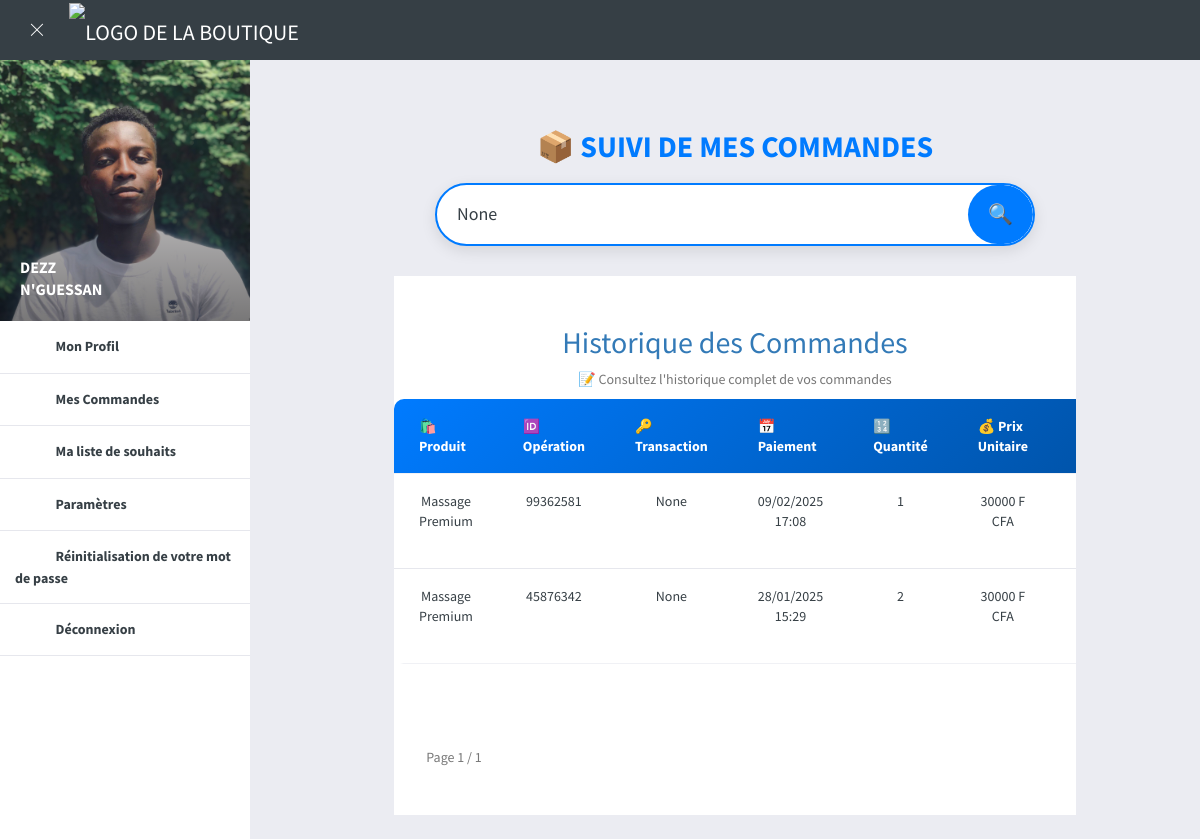
The page /client/commande (signed in) on the database its author committed.
### customer/models.py (models this page shows, shortened)
class Customer(models.Model):
    user = models.OneToOneField(User, related_name='customer', on_delete=models.CASCADE)
    adresse = models.TextField()
    photo = models.ImageField(upload_to="clients/photo", null=True)
    contact_1 = models.CharField(max_length=15)
    contact_2 = models.CharField(max_length=15, null=True)
    ville = models.ForeignKey(City, on_delete=models.SET_NULL, null=True, blank=True)
    pays = models.CharField(max_length=155, null=True)
    date_add = models.DateTimeField(auto_now_add=True)
    date_update = models.DateTimeField(auto_now=True)
    status = models.BooleanField(default=True)

class ProduitPanier(models.Model):
    produit = models.ForeignKey('shop.Produit', related_name="commande", on_delete=models.CASCADE)
    panier = models.ForeignKey(Panier, related_name="produit_panier", on_delete=models.CASCADE, null=True)
    commande = models.ForeignKey(Commande, related_name="produit_commande", on_delete=models.CASCADE, null=True)
    quantite = models.IntegerField(default=1)
    date_add = models.DateTimeField(auto_now_add=True)
    date_update = models.DateTimeField(auto_now=True)
    status = models.BooleanField(default=True)
    class Meta:
        verbose_name = 'Produit Panier/Commande'
        verbose_name_plural = 'Produits Panier/Commande'
    @property
    def total(self):
        if self.produit.check_promotion:
            return self.produit.prix_promotionnel * self.quantite
        else:
            return self.produit.prix * self.quantite

class Commande(models.Model):
    customer = models.ForeignKey(Customer, on_delete=models.CASCADE, related_name="user_commande", null=True)
    id_paiment = models.CharField( max_length=50, null=True)
    payment_token = models.CharField(max_length=250, null=True)
    payment_url = models.TextField(null=True)
    transaction_id = models.TextField(null=True)
    api_response_id = models.CharField(max_length=50, null=True)
    crypto = models.CharField(max_length=50, null=True)
    prix_total = models.FloatField()
    date_add = models.DateTimeField(auto_now_add=True)
    date_update = models.DateTimeField(auto_now=True)
    status = models.BooleanField(default=True)
    recu_paiement = models.FileField(upload_to="fichiers/paiements", null=True)
    class Meta:
        verbose_name = 'Commande'
        verbose_name_plural = 'Commandes'

### shop/models.py (models this page shows, shortened)
class Produit(models.Model):
    nom = models.CharField(max_length=254)
    description = models.TextField()
    description_deal = models.TextField()
    prix_promotionnel = models.FloatField(default=0)
    prix = models.FloatField()
    quantite = models.IntegerField(null=True, blank=True)
    date_debut_promo = models.DateField(null=True, blank=True)
    date_fin_promo = models.DateField(null=True, blank=True)
    categorie_etab = models.ForeignKey(CategorieEtablissement, related_name="produit_etab", on_delete=models.CASCADE, null=True, blank=True)
    categorie = models.ForeignKey(CategorieProduit, related_name="produit", on_delete=models.CASCADE)
    etablissement = models.ForeignKey(Etablissement, related_name="produits", on_delete=models.CASCADE)
    image = models.ImageField(upload_to='produis/images', default="b-1.jpg")
    image_2 = models.ImageField(upload_to='produis/images', default="b-1.jpg")
    image_3 = models.ImageField(upload_to='produis/images', default="b-1.jpg")
    super_deal = models.BooleanField(default=False)
    date_add = models.DateTimeField(auto_now_add=True)
    date_update = models.DateTimeField(auto_now=True)
    status = models.BooleanField(default=True)
    slug = models.SlugField(unique=True, editable=False, null=True,  blank=True)
    @property
    def check_promotion(self):
        result = True
        if self.date_debut_promo:
            if self.date_debut_promo > datetime.date.today():
                result = False
        else:
            result = False
        if self.date_fin_promo:
            if self.date_fin_promo < datetime.date.today():
                result = False
        else:
            result=False
        return result

### client/views.py (the view)
# urls.py: path('commande', views.commande, name="commande"),
@login_required
def commande(request):
    user = request.user
    try:
        customer = user.customer
    except:
        return redirect('index')
    commandes = Commande.objects.filter(customer=customer).order_by('-date_add')
    query = request.GET.get('q')
    if query:
        commandes = commandes.filter(
            Q(transaction_id__icontains=query) |
            Q(date_add__icontains=query) |
            Q(produit_commande__produit__nom__icontains=query)
        ).distinct()
    paginator = Paginator(commandes, 10)  # 10 commandes par page
    page = request.GET.get('page')
    commandes_paginated = paginator.get_page(page)
    commandes_data = []
    for commande in commandes_paginated:
        produits_commande = ProduitPanier.objects.filter(commande=commande).select_related('produit')
        commandes_data.append({
            'commande': commande,
            'produits': produits_commande,
        })
    datas = {
        'user': user,
        'customer': customer,
        'commandes_data': commandes_data,
        'commandes_paginated': commandes_paginated,
        'query': query
    }
    return render(request, 'commande.html', datas)

### website/context_processors.py (called while the page is built)
def categories(request):
    cat = models.CategorieEtablissement.objects.filter(status=True)
    return {'cat':cat}

def site_infos(request):
    try:
        infos = config_models.SiteInfo.objects.latest('date_add')
    except:
        infos = None
    return {'infos':infos}

def cities(request):
    cities = City.objects.all()
    return {'cities': cities}

def galeries(request):
    galerie = config_models.Galerie.objects.filter(status=True)[:6]
    return {'galeries':galerie}

def horaires(request):
    horaire = config_models.Horaire.objects.filter(status=True)
    return {'horaires':horaire}

### client/templates/commande.html (shortened to what this page needs)
{% extends 'base2.html' %}
{% load static %}
{% block content %}
<div class="pageWrap">
    <div class="pageContent extended">
        <div class="container">
            <h1 class="pageTitle">📦 Suivi de Mes Commandes</h1>
            <div class="search-bar-container">
                <form method="GET" class="search-bar-form">
                    <div class="search-bar">
                        <input type="text" name="q" class="search-input" placeholder="🔎 Rechercher une commande (ID, produit, date)" value="{{ query }}">
                        <button type="submit" class="search-button">🔍</button>
                    </div>
                </form>
            </div>
            <div class="box box-without-bottom-padding">
                <h2 class="text-primary text-center">Historique des Commandes</h2>
                <p class="text-muted text-center mb-4">📝 Consultez l'historique complet de vos commandes</p>
                <div class="tableWrap dataTable table-responsive js-select">
                    <table class="table table-hover">
                        <thead>
                            <tr>
                                <th>🛍️ Produit</th>
                                <th>🆔 Opération</th>
                                <th>🔑 Transaction</th>
                                <th>📅 Paiement</th>
                                <th>🔢 Quantité</th>
                                <th>💰 Prix Unitaire</th>
                                <th>💵 Total</th>
                            </tr>
                        </thead>
                        <tbody>
                            {% for data in commandes_data %}
                                {% for produit_panier in data.produits %}
                                    <tr>
                                        <td>{{ produit_panier.produit.nom }}</td>
                                        <td>{{ data.commande.id_paiment }}</td>
                                        <td>{{ data.commande.transaction_id }}</td>
                                        <td>{{ data.commande.date_add|date:"d/m/Y H:i" }}</td>
                                        <td>{{ produit_panier.quantite }}</td>
                                        <td>{{ produit_panier.produit.prix|floatformat:0 }} F CFA</td>
                                        <td>{{ produit_panier.total|floatformat:0 }} F CFA</td>
                                    </tr>
                                {% endfor %}
                            {% empty %}
                                <tr>
                                    <td colspan="8" class="text-center text-danger">🚫 Aucune commande trouvée</td>
                                </tr>
                            {% endfor %}
                        </tbody>
                    </table>
                </div>
                <div class="pagination-container">
                    <nav aria-label="Page navigation">
                        <ul class="pagination justify-content-center">
                            <li class="page-item disabled">
                                <span class="page-link">Page {{ commandes_paginated.number }} / {{ commandes_paginated.paginator.num_pages }}</span>
                            </li>
                        </ul>
                    </nav>
                </div>
            </div>
        </div>
    </div>
</div>
{% endblock content %}

### client/templates/base2.html (shortened to what this page needs)
{% load static %}
<!doctype html>
<html class="no-js" lang="">
<head>
    <link rel="stylesheet" href="{% static 'assets/bootstrap/css/bootstrap.min.css' %}">
    <link rel="stylesheet" href="{% static 'assets/fonts/material-design-iconic-font/css/material-design-iconic-font.min.css' %}">
    <link rel="stylesheet" href="{% static 'assets/css/jquery-ui.min.css' %}">
    <link rel="stylesheet" href="{% static 'assets/css/select2.min.css' %}">
    <link rel="stylesheet" href="{% static 'assets/font-awesome-4.4.0/css/font-awesome.min.css' %}">
    <link rel="stylesheet" href="{% static 'assets/css/fontello.css' %}">
    <link rel="stylesheet" href="{% static 'assets/css/chartist.min.css' %}">
    <link rel="stylesheet" href="{% static 'assets/css/app.min.css' %}">
</head>
<body>
    <header id="header">
        <h1 class="logo">
            <a href="#" title="#" class="js-nav-toggler">
                <i class="icon icon-close"></i>
            </a>
            <a href="{% url 'index' %}"><img src="{% static 'tmp/logo.png' %}" alt="Logo de la boutique"></a>
        </h1>
        <div class="pageContent">
            <div class="container">
                <ul class="topNavigation">
                    <li>
                        <a href="#" title="#">
                            <i class="zmdi zmdi-fullscreen-alt zmdi-hc-fw icon js-fullscreen-enter"></i>
                        </a>
                    </li>
                    <li>
                        <a href="{% url 'index' %}" title="Retour à la page d'accueil" data-target="btn btn-primary">
                            <i class="zmdi zmdi-home zmdi-hc-fw icon"></i>
                        </a>
                    </li>
                </ul>
            </div>
        </div>
    </header>
    <br/>
    <br/>
    <aside class="aside">
        <div class="asideUserProfile">
            <a href="{% url 'profil' %}" title="#" class="c">
                <img src="{{ customer.photo.url }}" alt="Profil utilisateur" class="img-responsive">
                <span class="name hidden-xs hidden-sm">{{ user.first_name }}<br />{{ user.last_name }}</span>
            </a>
        </div>
        <nav class="simpleList asideNavigation">
            <ul>
                <li>
                    <a href="{% url 'profil' %}" title="Mon Profil">
                        <i class="zmdi zmdi-account-circle zmdi-hc-fw icon"></i>
                        <span class="hidden-xs hidden-sm">Mon Profil</span>
                    </a>
                </li>
                <li class="sub js-submenu">
                    <div>
                        <i class="zmdi zmdi-shopping-cart zmdi-hc-fw icon"></i>
                        <span class="hidden-xs hidden-sm">Mes Commandes
                            <i class="zmdi zmdi-plus plus"></i>
                        </span>
                    </div>
                </li>
                <li>
                    <a href="{% url 'liste-souhait' %}" title="Ma liste de souhaits">
                        <i class="zmdi zmdi-favorite zmdi-hc-fw icon"></i>
                        <span class="hidden-xs hidden-sm">Ma liste de souhaits</span>
                    </a>
                </li>
                <li>
                    <a href="{% url 'parametre' %}" title="Paramètres du compte">
                        <i class="zmdi zmdi-settings zmdi-hc-fw icon"></i>
                        <span class="hidden-xs hidden-sm">Paramètres</span>
                    </a>
                </li>
                <li>
                    <a href="{% url 'request_reset_password' %}" title="Réinitialisation du mot de passe">
                        <i class="zmdi zmdi-key zmdi-hc-fw icon"></i>
                        <span class="hidden-xs hidden-sm">Réinitialisation de votre mot de passe</span>
                    </a>
                </li>
                <li>
                    <a href="{% url 'deconnexion' %}" title="#">
                        <i class="zmdi zmdi-power zmdi-hc-fw icon"></i>
                        <span class="hidden-xs hidden-sm">Déconnexion</span>
                    </a>
                </li>
            </ul>
        </nav>
    </aside>
    {% block content %}
    {% endblock %}
</body>
</html>

### client/templates/base2.html (style rules this page uses)
.logo img { max-width: 100%; height: auto; max-height: 60px; }
.container { max-width: 100%; margin: auto; }
.aside { width: 250px; position: fixed; left: 0; top: 0; height: 100vh; overflow-y: auto; }
.pageWrap { margin-left: 160px; width: calc(100% - 260px); }

### client/templates/commande.html (style rules this page uses)
.search-bar-container { display: flex; justify-content: center; margin-bottom: 30px; animation: fadeIn 0.8s ease-in-out; }
.search-bar-form { width: 100%; max-width: 600px; }
.search-bar { display: flex; align-items: center; background: #fff; border: 2px solid #007BFF; border-radius: 50px; overflow: hidden; transition: 0.3s ease-in-out; box-shadow: 0px 5px 15px rgba(0, 0, 0, 0.1); }
.search-input { flex: 1; border: none; padding: 15px 20px; font-size: 18px; outline: none; background: transparent; transition: 0.3s ease-in-out; }
.search-button { background: #007BFF; border: none; color: white; font-size: 20px; padding: 15px 20px; cursor: pointer; transition: 0.3s ease-in-out; border-radius: 50px; }
.table { border-radius: 10px; overflow: hidden; animation: fadeIn 1s ease-in-out; }
.table thead { background: linear-gradient(135deg, #007BFF, #004c99); color: white; text-align: center; }
.table tbody tr { transition: all 0.3s ease-in-out; text-align: center; }
.pagination-container { margin-top: 20px; animation: fadeIn 1s ease-in-out; }
.pagination .page-link { border-radius: 50px; transition: all 0.3s ease-in-out; }
.pageTitle { text-align: center; font-weight: bold; font-size: 30px; margin-bottom: 20px; color: #007BFF; animation: fadeIn 1s ease-in-out; }

### rows shown on the page
Customer: photo (picture)
Commande: commande.id_paiment "99362581", commande.transaction_id "None", commande.date_add "09/02/2025 17:08"
ProduitPanier: produit.nom "Massage Premium", quantite "1", produit.prix "30000"
Commande: commande.id_paiment "45876342", commande.transaction_id "None", commande.date_add "28/01/2025 15:29"
ProduitPanier: produit.nom "Massage Premium", quantite "2", produit.prix "30000"

### other values the page prints
{{ user.first_name }} "DEZZ"
{{ user.last_name }} "N'GUESSAN"
{{ commandes_paginated.number }} "1"
{{ commandes_paginated.paginator.num_pages }} "1"
